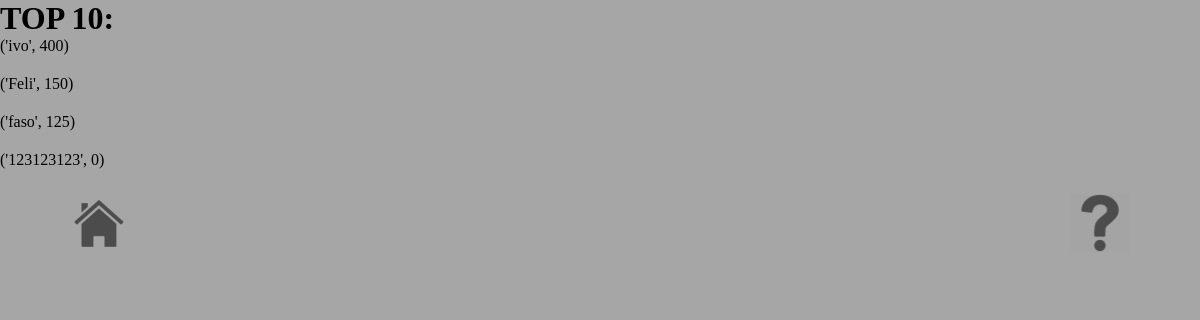
Before: /ranking with the older database file.
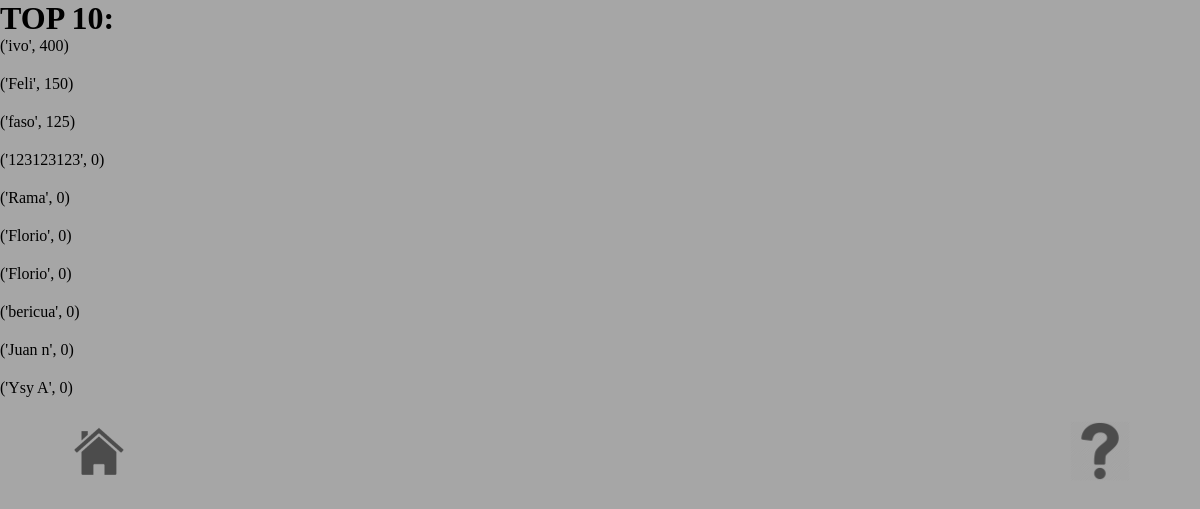
After: the same page with the newer database file.
### tables this page shows
CREATE TABLE "Ranking" (
	`Nombre`	TEXT NOT NULL,
	`Puntaje`	NUMERIC
);

### Proyecto/main.py (the view)
@app.route("/ranking")
def ranking():
  conn = sqlite3.connect('ODS.db')
  q = f"""SELECT * from Ranking
          ORDER BY Puntaje DESC
          LIMIT 10"""
  x = conn.execute(q)
  return render_template('ranking.html', lineamostrar = x)
  conn.close()

### Proyecto/templates/ranking.html (shortened to what this page needs)
<!DOCTYPE html>
<html lang="en">
<head>
    <link href="{{ url_for('static', filename='styles/ranking_style.css') }}" rel="stylesheet">
</head>
<body>
    <ol id="ranking">
        <H1>TOP 10:</H1>
        {% for linea in lineamostrar %}
        <li style="margin-bottom: 20px;">{{ linea }}</li>
        {% endfor %}
    </ol>
    <footer class="pie-de-pagina">
        <div class="inicio">
            <img src="{{ url_for('static', filename = 'img/casa-inicio.jpg')}}" alt="" onclick="window.location.href='{{ url_for('index')}}';">
        </div>
        <div class="ayuda">
            <img src="{{ url_for('static', filename = 'img/ayuda.jpg')}}" alt="" onclick="window.location.href='{{ url_for('informacion')}}';">
        </div>
    </footer>
</body>
</html>

### Proyecto/static/styles/ranking_style.css (style rules this page uses)
:root { --gris-medio-claro: #474646; --gris-oscuro: #1C262A; --violeta: #C8B6FF; --blanquito: #E7ECEF; --gris-claro: #A6A6A6; --neon: 0 0 2px #C8B6FF,0 0 30px #C8B6FF,0px 0px 5px #b3a1e8, 0 0 150px #b19fe4; --neon-blanquito: 0 0 2px #f6f3ff,0 0 30px #f8f6ff,0px 0px 5px #f2f0fa, 0 0 150px #f0eef7; }
* { margin: 0; padding: 0; }
body { background-color: var(--gris-claro); }
.pie-de-pagina { width: 100%; height: auto; display: flex; flex-wrap: wrap; justify-content: space-between; margin-top: 2%; }
.inicio { width: 20%; margin-left: 70px; }
.inicio img { width: 60px; height: 60px; }
.ayuda { width: 20%; align-items: flex-end; margin-right: 70px; }
.ayuda img { width: 60px; height: 60px; float: right; }

Changed rows visible on the page:
added Ranking: linea "('Rama', 0)"
added Ranking: linea "('Florio', 0)"
added Ranking: linea "('Florio', 0)"
added Ranking: linea "('bericua', 0)"
added Ranking: linea "('Juan n', 0)"
added Ranking: linea "('Ysy A', 0)"
